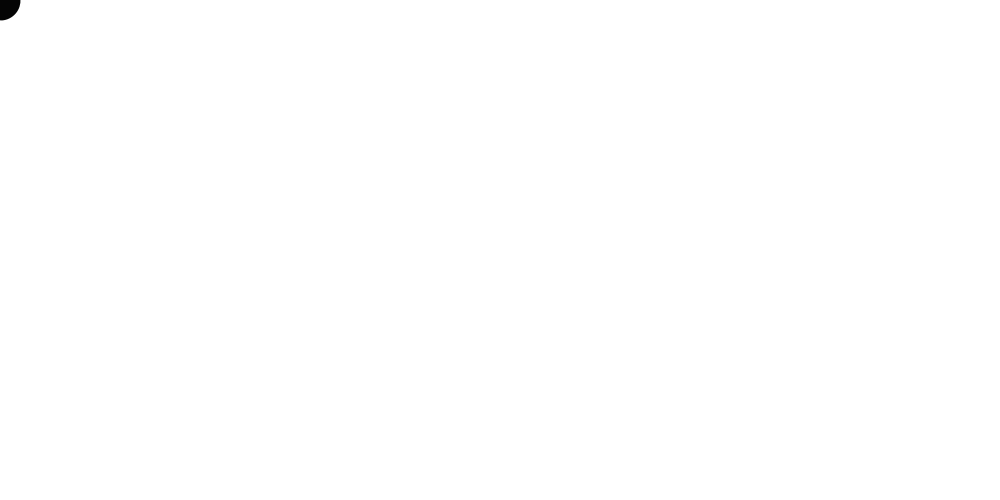
Frame 1 (no input)
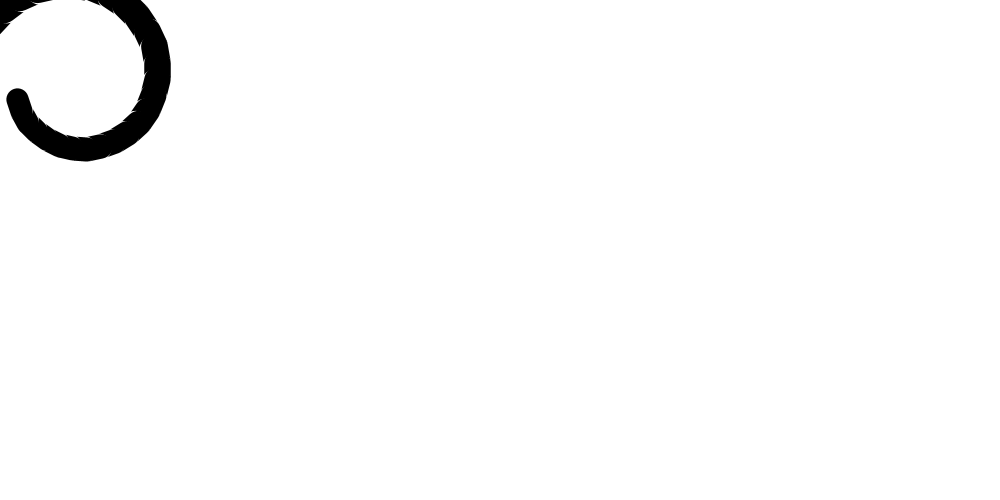
Frame 60 (the mouse pressed at the canvas centre just before this capture)
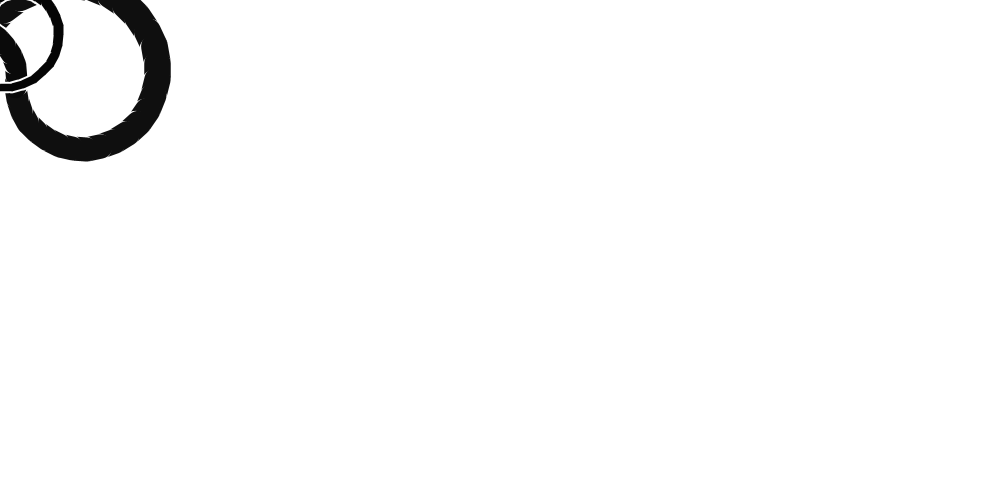
Frame 120 (the mouse held since frame 60 and released just before this capture)

The Processing sketch that drew these frames (run headless with seeded random() and noise(); from frame 60 on, the mouse is pressed at the canvas centre):

// Processing sketch: processing_124855
// ── processing_124855.pde

int n = 0;
int nextChange = 0;
float angle = random(TWO_PI);
float angleIncr = 0.2;
float widthIncr = 0.3;
float lengthIncr = 0.3;
float x0, y0, x1, y1;
float maxWidth = 40;
float maxLength = 30;
float lineLength = maxLength;
float lineWidth = maxWidth;

void setup() {
  size(1000, 500);
  background(255);
  stroke(0);
  smooth();
  x0 = 0;
  y0 = 0;
}

void draw() {
  x1 = constrain(x0 + lineLength * cos(angle), -lineWidth, width + lineWidth);
  y1 = constrain(y0 + lineLength * sin(angle), -lineWidth, height + lineWidth);

  float x2 = constrain(x0 + 4 * cos(angle), -lineWidth, width + lineWidth);
  float y2 = constrain(y0 + 4 * sin(angle), -lineWidth, height + lineWidth);

  strokeWeight(lineWidth + 4);
  stroke(255);
  line(x2, y2, x1, y1);
  strokeWeight(lineWidth);
  stroke(0);
  line(x0, y0, x1, y1);
  x0 = x1;
  y0 = y1;
  lineWidth -= widthIncr;
  lineLength -= lengthIncr;
  angle += angleIncr;
  
  if (n == nextChange) {
    angleIncr = -angleIncr;
    n = 0;
    nextChange = int(random(1, 50));
    noStroke();
    fill(255, 5);
    rect(0, 0, width, height);    
  }
  
  n++;
  
  if (lineWidth < 2 || lineWidth > maxWidth) {
    widthIncr = -widthIncr;
  }

  if (lineLength < 5 || lineLength > maxLength) {
    lengthIncr = -lengthIncr;
  }
}
